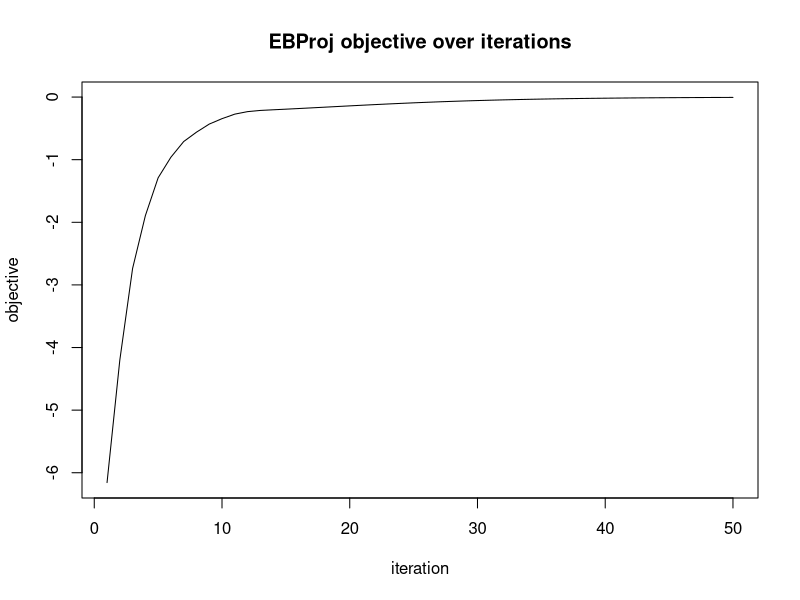
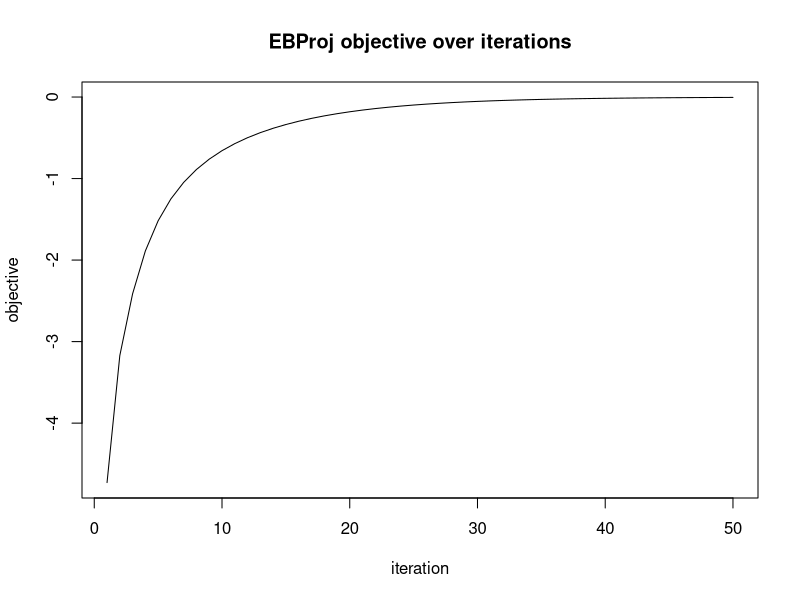
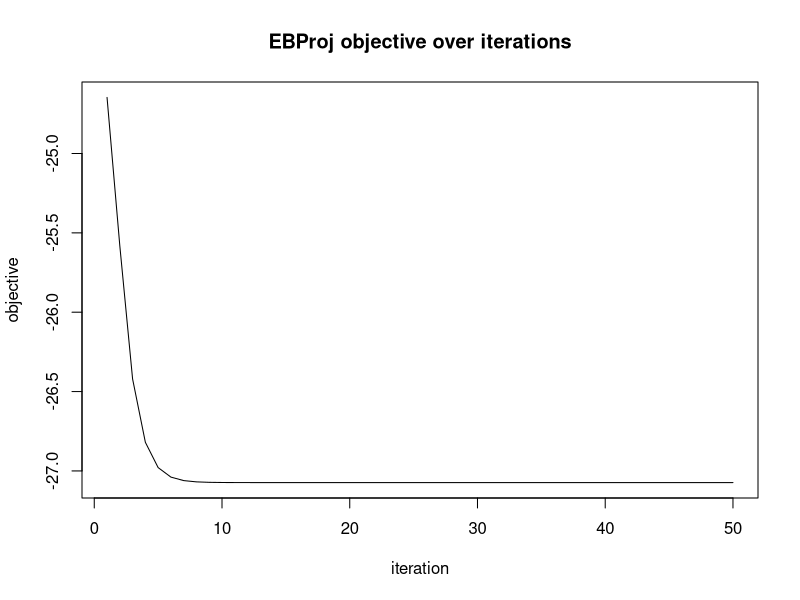
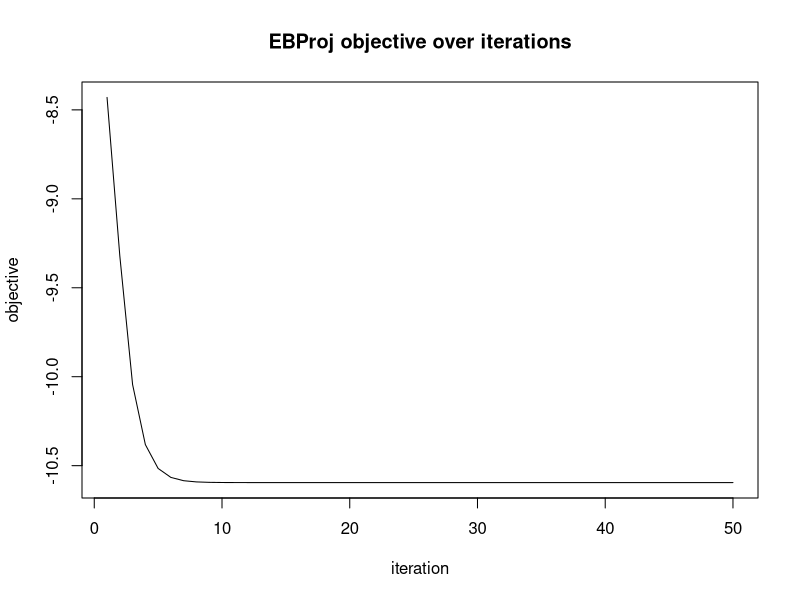
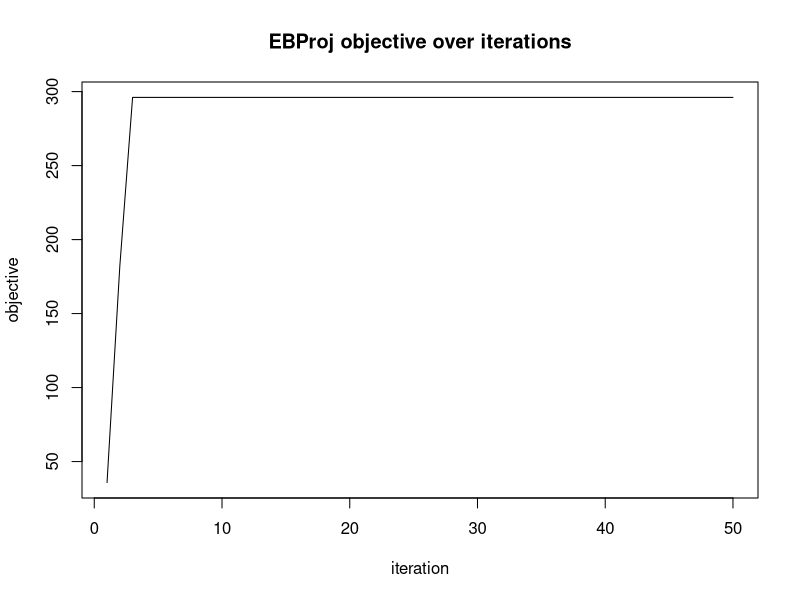
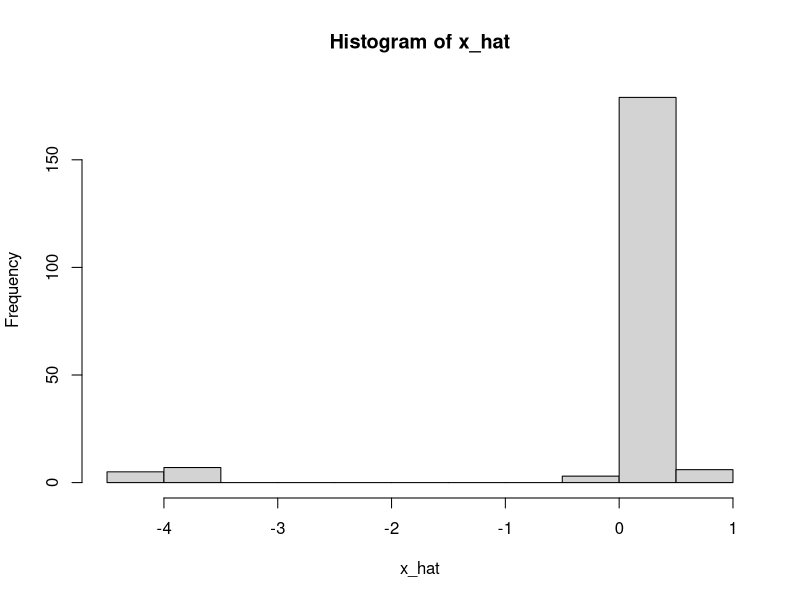
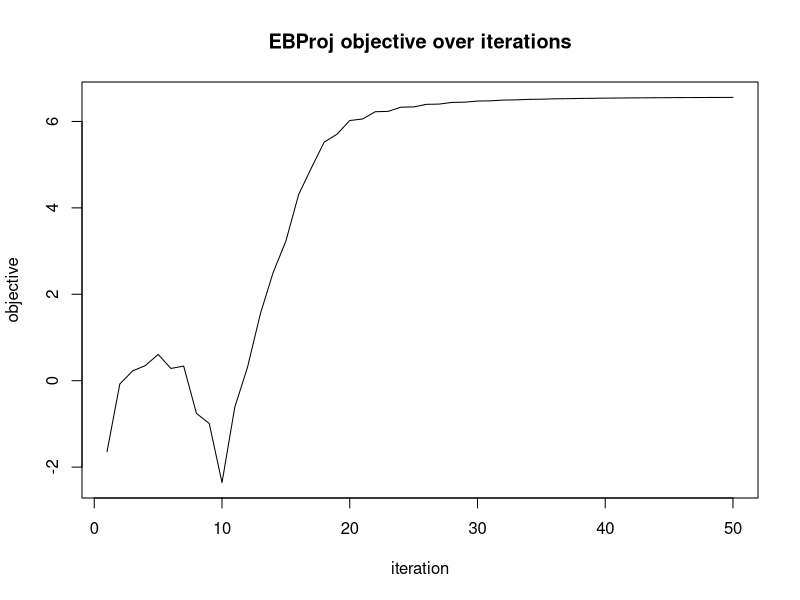
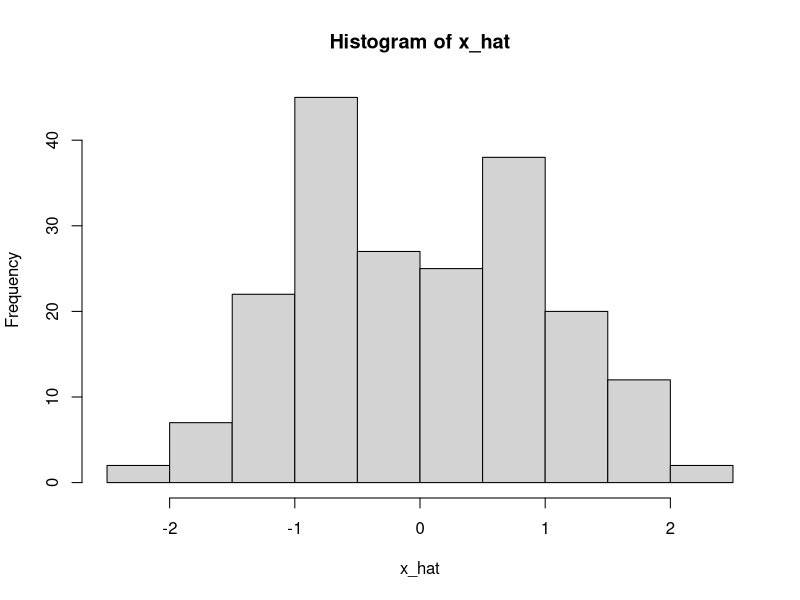

Generate these figures, in order, with R:
## ---- chunk 1
# log Z(x, g, sigma2) for binary prior g = (1-p) delta_{y0} + p delta_{y1}
log_Z_binary = function(x, y_0, y_1, p, sigma2) {
  lp0 = log(1 - p) + (2*x*y_0 - y_0^2) / (2*sigma2)
  lp1 = log(p)     + (2*x*y_1 - y_1^2) / (2*sigma2)
  m   = pmax(lp0, lp1)
  log(exp(lp0 - m) + exp(lp1 - m)) + m
}

# posterior probability of y_1
post_prob1 = function(x, y_0, y_1, p, sigma2) {
  lp0 = log(1 - p) + (2*x*y_0 - y_0^2) / (2*sigma2)
  lp1 = log(p)     + (2*x*y_1 - y_1^2) / (2*sigma2)
  m   = pmax(lp0, lp1)
  e0  = exp(lp0 - m);  e1 = exp(lp1 - m)
  e1 / (e0 + e1)
}

# posterior mean M(x; sigma2, g)
post_mean_binary = function(x, y_0, y_1, p, sigma2) {
  pi1 = post_prob1(x, y_0, y_1, p, sigma2)
  (1 - pi1)*y_0 + pi1*y_1
}

# dM/dx = pi1*(1-pi1)*(y1-y0)^2 / sigma2
post_mean_deriv_binary = function(x, y_0, y_1, p, sigma2) {
  pi1 = post_prob1(x, y_0, y_1, p, sigma2)
  pi1 * (1 - pi1) * (y_1 - y_0)^2 / sigma2
}
## ---- chunk 2
ebproj_init = function(U, b=0, c = 1, tau=NULL, sigma2=NULL, w=NULL) {
  n   = nrow(U)
  k   = ncol(U)
  nu  = n - k - 2*b
  if (!is.null(tau) && !is.null(sigma2))
    stop("specify at most one of tau and sigma2")
  if (is.null(tau) && is.null(sigma2)) tau = 1
  if (is.null(sigma2)) sigma2 = n / (nu * tau)
  if (is.null(tau))    tau    = n / (nu * sigma2)
  d   = rep(n, k)   # S = UDU' = nUU' = nP
  
  if(is.null(w)){
    w   = rnorm(k)
    w   = w / sqrt(sum(d * w^2))   # normalise to w'Dw = 1
  }
  
  fit = list(
    U         = U,
    d         = d,
    b         = b,
    n         = n,
    k         = k,
    nu        = nu,
    sigma2    = sigma2,
    w         = w,
    c         = c,     # scale factor; effective atoms are c*y_0, c*y_1
    y_0       = -1,
    y_1       = 1,
    p         = 0.5,
    objective = NULL,
    tau       = tau
  )
  return(fit)
}
## ---- chunk 3
#initializes by first running fastICA (with c=sigma^2) to get w, and then
ebproj_init_fastica = function(U, b=0){
#  fit = ebproj_init(U, b)              # default tau=1, so sigma2 = n/nu
#  fit$c = fit$sigma2                   # set c = sigma2 = n/nu
  
  fit = ebproj_init(U, b, c=1, sigma2=1)              # default tau=1, so sigma2 = n/nu
  fit$c = fit$sigma2                   # set c = sigma2 = n/nu
  fit = ebproj_fit(fit, g_update = "none", fix_tau = TRUE)
  x = ebproj_calc_x(fit)
  
  fit = ebproj_init(U,b,w=fit$w,c=mean(x*tanh(x)), sigma2=mean(x*tanh(x)))
#  fit$c      = mean(x * tanh(x))
#  fit$sigma2 = fit$c                   # so that sigma2 = c
#  fit$tau    = fit$n / (fit$nu * fit$sigma2)
  return(fit)
}

ebproj_calc_x = function(fit){
  as.vector(fit$U %*% (fit$d * fit$w))
}
## ---- chunk 4
ebproj_objective = function(fit) {
  ey0 = fit$c * fit$y_0;  ey1 = fit$c * fit$y_1   # effective atoms
  x   = ebproj_calc_x(fit)
  J   = sum(log_Z_binary(x, ey0, ey1, fit$p, fit$sigma2))
  obj = (fit$nu/2) * (log(fit$tau) - fit$tau + 1) + J
  return(obj)
}
## ---- chunk 5
kl_binary = function(pi1, p) {
  pi0 = 1 - pi1
  # clamp to avoid log(0)
  pi0 = pmax(pi0, 1e-300);  pi1 = pmax(pi1, 1e-300)
  sum(pi0 * log(pi0 / (1 - p)) + pi1 * log(pi1 / p))
}

ebproj_primal_objective = function(fit) {
  ey0 = fit$c * fit$y_0;  ey1 = fit$c * fit$y_1
  x    = ebproj_calc_x(fit)
  pi1  = post_prob1(x, ey0, ey1, fit$p, fit$sigma2)
  vbar = post_mean_binary(x, ey0, ey1, fit$p, fit$sigma2)

  Uv   = as.vector(t(fit$U) %*% vbar)
  Uq   = sum((1 - pi1) * ey0^2 + pi1 * ey1^2)   # E_q[v'v] second moment
  # rho_hat = vbar' P vbar / U_q, with P = S/n and S = UDU'
  rho  = sum(fit$d * Uv^2) / (fit$n * Uq)

  kl   = kl_binary(pi1, fit$p)
  obj  = (fit$nu/2) * (log(fit$tau) - fit$tau * (1 - rho) + 1) - kl
  return(obj)
}
## ---- chunk 6
ebproj_update_w = function(fit, hessian = "ica", eps = 1e-6) {
  ey0 = fit$c * fit$y_0;  ey1 = fit$c * fit$y_1
  x        = ebproj_calc_x(fit)          # UDw, length n
  Mx       = post_mean_binary(x, ey0, ey1, fit$p, fit$sigma2)
  Mpx      = post_mean_deriv_binary(x, ey0, ey1, fit$p, fit$sigma2)

  w_target = as.vector(t(fit$U) %*% Mx)                    # U^T M(x), length k

  # diagonal of S: S_ii = sum_j U_ij^2 d_j
  S_diag = as.vector((fit$U^2) %*% fit$d)                  # length n

  H_diag = switch(hessian,
    diag  = { c_j = as.vector(t(fit$U^2) %*% Mpx); c_j * fit$d },
    trace = { c_t = sum(Mpx * S_diag) / sum(fit$d); c_t * fit$d },
    iso   = { c_i = sum(Mpx * S_diag) / fit$k; rep(c_i, fit$k) },
    ica   = { c_c = sum(Mpx); rep(c_c, fit$k) },
    none  = rep(0, fit$k),
    stop("hessian must be one of: 'diag', 'trace', 'iso', 'ica', 'none'")
  )

  # Lagrange multiplier; ensure lambda > max(H_diag) for positive definiteness
  lambda = max(sum(fit$d * fit$w * w_target), max(H_diag) + eps)

  w_new  = (w_target - H_diag * fit$w) / (lambda - H_diag)
  # normalise to w'Dw = 1
  scale  = sqrt(sum(fit$d * w_new^2))
  fit$w  = w_new / scale
  return(fit)
}

# Full EM update for binary prior: update (p, y_0, y_1), then rescale so that
# Var(g0) = 1, absorbing the scale into c.
ebproj_update_g = function(fit) {
  ey0 = fit$c * fit$y_0;  ey1 = fit$c * fit$y_1
  x   = ebproj_calc_x(fit)
  pi1 = post_prob1(x, ey0, ey1, fit$p, fit$sigma2)
  pi0 = 1 - pi1

  fit$p  = mean(pi1)
  y0_new = sum(pi0 * x) / sum(pi0)
  y1_new = sum(pi1 * x) / sum(pi1)

  # rescale so Var(g0) = 1; c carries the scale
  var_g  = (1 - fit$p) * y0_new^2 + fit$p * y1_new^2 -
           ((1 - fit$p) * y0_new + fit$p * y1_new)^2
  fit$c   = sqrt(var_g)
  fit$y_0 = y0_new / fit$c
  fit$y_1 = y1_new / fit$c
  return(fit)
}

# Scale-only update: fix the base prior g_0 = (p, y_0, y_1) and optimise c by
# maximising J(w, c*g_0) over c > 0 via 1-D exact optimisation.
ebproj_update_c = function(fit) {
  x = ebproj_calc_x(fit)
  obj_c = function(log_c) {
    cc = exp(log_c)
    sum(log_Z_binary(x, cc * fit$y_0, cc * fit$y_1, fit$p, fit$sigma2))
  }
  res   = optimize(obj_c, c(-5, 5), maximum = TRUE)
  fit$c = exp(res$maximum)
  return(fit)
}

# Constrained g_0 update: fix c, optimise p with y0, y1 determined by
# mean-0, unit-variance constraint: y1 = sqrt((1-p)/p), y0 = -sqrt(p/(1-p)).
ebproj_update_g0 = function(fit) {
  x = ebproj_calc_x(fit)
  obj_p = function(logit_p) {
    pp  = 1 / (1 + exp(-logit_p))
    y1  =  sqrt((1 - pp) / pp)
    y0  = -sqrt(pp / (1 - pp))
    sum(log_Z_binary(x, fit$c * y0, fit$c * y1, pp, fit$sigma2))
  }
  res      = optimize(obj_p, c(-5, 5), maximum = TRUE)
  pp       = 1 / (1 + exp(-res$maximum))
  fit$p    = pp
  fit$y_1  =  sqrt((1 - pp) / pp)
  fit$y_0  = -sqrt(pp / (1 - pp))
  return(fit)
}

# update tau using rho = vbar' P vbar / U_q, tau = 1/(1-rho); refresh sigma2
ebproj_update_tau = function(fit) {
  ey0  = fit$c * fit$y_0;  ey1 = fit$c * fit$y_1
  x    = ebproj_calc_x(fit)
  pi1  = post_prob1(x, ey0, ey1, fit$p, fit$sigma2)
  vbar = post_mean_binary(x, ey0, ey1, fit$p, fit$sigma2)

  # P = S/n = U D U'/n, so vbar' P vbar = (1/n) (U'vbar)' D (U'vbar)
  Uv         = as.vector(t(fit$U) %*% vbar)
  Uq         = sum((1 - pi1) * ey0^2 + pi1 * ey1^2)   # E_q[v'v] second moment
  rho        = sum(fit$d * Uv^2) / (fit$n * Uq)
  fit$tau    = 1 / (1 - rho)
  fit$sigma2 = fit$n / (fit$nu * fit$tau)
  return(fit)
}
## ---- chunk 7
# Updates tau, g, w in that order.
# g_update: "g"    = full EM update of (p, y_0, y_1), reset c = 1
#           "c"    = update scale c only, fix g_0
#           "g0"   = update p under mean-0, unit-var constraint, fix c
#           "none" = freeze g entirely
ebproj_fit = function(fit, hessian = "ica",
                      fix_w = FALSE, g_update = "g", fix_tau = FALSE,
                      max_iter = 200, tol = 1e-6, verbose = FALSE) {
  if (!fix_tau && fix_w)
    warning("updating tau without updating w: the objective may not increase")
  fit$objective = ebproj_objective(fit)

  for (iter in seq_len(max_iter)) {
    if (!fix_tau) fit = ebproj_update_tau(fit)

    fit = switch(g_update,
      g    = ebproj_update_g(fit),
      c    = ebproj_update_c(fit),
      g0   = ebproj_update_g0(fit),
      none = fit,
      stop("g_update must be one of: 'g', 'c', 'g0', 'none'")
    )

    if (!fix_w) fit = ebproj_update_w(fit, hessian = hessian)
    
    obj_new = ebproj_objective(fit)

    if (verbose)
      cat(sprintf("iter %3d  obj = %.6f  tau = %.2f  p = %.3f  c = %.4f y0 = %.2f  y1 = %.2f\n",
                  iter, obj_new, fit$tau, fit$p, fit$c, fit$y_0, fit$y_1))

    if (!is.null(fit$objective) && abs(obj_new - fit$objective) < tol) {
      fit$objective = obj_new
      break
    }
    fit$objective = obj_new
  }
  fit$iter = iter
  if(iter==max_iter){
    warning("Warning: iterations reached max_iter iterations")
  }
  return(fit)
}
## ---- chunk 8
set.seed(1)
n = 200; p_dim = 1000; k = 10

# true source: binary with p = 0.5
p_true = 0.5
s_raw  = as.numeric(runif(n) < p_true)
s_true = (s_raw - p_true) / sqrt(p_true * (1 - p_true))   # zero-mean, unit-var

# mix into high-dimensional data
a = rnorm(p_dim)
a = a / sqrt(sum(a^2))
X = outer(a, s_true) + matrix(rnorm(p_dim * n, 0, 0.1), p_dim, n)
## ---- chunk 9
Xcenter = X - rowMeans(X)
sv = svd(Xcenter, nu = 0, nv = k)
U  = sv$v              # n x k
## ---- chunk 10
fit = ebproj_init_fastica(U,b=k/2)
fit = ebproj_fit(fit, max_iter = 200, g_update = "none", fix_tau = TRUE, verbose = TRUE)
fit = ebproj_fit(fit, max_iter = 200, g_update = "c", fix_tau = TRUE, verbose = TRUE)
# check recovery: x = UDw gives the n-vector of projections
x_hat = ebproj_calc_x(fit)
cat(sprintf("Correlation with true source: %.4f\n", abs(cor(x_hat, s_true))))
## ---- chunk 11
fit = ebproj_fit(fit, max_iter = 200, verbose = TRUE)
cat(sprintf("Converged in %d iterations\n", fit$iter))
cat(sprintf("Estimated p = %.3f (true = %.3f)\n", fit$p, p_true))
cat(sprintf("y_0 = %.3f, y_1 = %.3f\n", fit$y_0, fit$y_1))

# check recovery: x = UDw gives the n-vector of projections
x_hat = ebproj_calc_x(fit)
cat(sprintf("Correlation with true source: %.4f\n", abs(cor(x_hat, s_true))))
## ---- chunk 12
set.seed(2)
fit_verbose = ebproj_init(U, b = 1)
objs = numeric(50)
for (iter in 1:50) {
  fit_verbose = ebproj_update_tau(fit_verbose)
  fit_verbose = ebproj_update_g(fit_verbose)
  fit_verbose = ebproj_update_w(fit_verbose)
  objs[iter]  = ebproj_objective(fit_verbose)
}
plot(objs, type = "l", xlab = "iteration", ylab = "objective",
     main = "EBProj objective over iterations")
## ---- chunk 13
set.seed(2)
fit_verbose = ebproj_init(U, b = 1)
objs = numeric(50)
for (iter in 1:50) {
  fit_verbose = ebproj_update_tau(fit_verbose)
  fit_verbose = ebproj_update_g(fit_verbose)
  fit_verbose = ebproj_update_w(fit_verbose, hessian="none")
  objs[iter]  = ebproj_objective(fit_verbose)
}
plot(objs, type = "l", xlab = "iteration", ylab = "objective",
     main = "EBProj objective over iterations")
## ---- chunk 14
set.seed(2)
fit_verbose = ebproj_init(U, b = 1)
objs = numeric(50)
objs_primal = numeric(50)
for (iter in 1:50) {
  fit_verbose = ebproj_update_tau(fit_verbose)
  objs[iter]  = ebproj_objective(fit_verbose)
  objs_primal[iter] = ebproj_primal_objective(fit_verbose)
}
plot(objs, type = "l", xlab = "iteration", ylab = "objective",
     main = "EBProj objective over iterations")
plot(objs_primal, type = "l", xlab = "iteration", ylab = "objective",
     main = "EBProj objective over iterations")
## ---- chunk 15
# plot objective over iterations to check convergence
set.seed(2)
fit_verbose = ebproj_init_fastica(U, b = 1)
objs = numeric(50)
for (iter in 1:50) {
  fit_verbose = ebproj_update_tau(fit_verbose)
  fit_verbose = ebproj_update_g(fit_verbose)
  fit_verbose = ebproj_update_w(fit_verbose)
  objs[iter]  = ebproj_objective(fit_verbose)
}
plot(objs, type = "l", xlab = "iteration", ylab = "objective",
     main = "EBProj objective over iterations")
## ---- chunk 16
set.seed(1)
n = 200; p_dim = 1000; k = 10

# true source: binary with p = 0.1
p_true = 0.1
s_raw  = as.numeric(runif(n) < p_true)
s_true = (s_raw - p_true) / sqrt(p_true * (1 - p_true))   # zero-mean, unit-var

# mix into high-dimensional data
a = rnorm(p_dim)
a = a / sqrt(sum(a^2))
X = outer(a, s_true) + matrix(rnorm(p_dim * n, 0, 0.1), p_dim, n)
## ---- chunk 17
Xcenter = X - rowMeans(X)
sv = svd(Xcenter, nu = 0, nv = k)
U  = sv$v              # n x k
## ---- chunk 18
fit = ebproj_init_fastica(U, b = k/2)
fit = ebproj_fit(fit, max_iter = 200, g_update = "none", fix_tau = TRUE, verbose = TRUE)
fit = ebproj_fit(fit, max_iter = 200, g_update = "c", fix_tau = TRUE, verbose = TRUE)
# check recovery: x = UDw gives the n-vector of projections
x_hat = ebproj_calc_x(fit)
cat(sprintf("Correlation with true source: %.4f\n", abs(cor(x_hat, s_true))))
## ---- chunk 19
fit = ebproj_fit(fit, max_iter = 200, verbose = TRUE)
cat(sprintf("Converged in %d iterations\n", fit$iter))
cat(sprintf("Estimated p = %.3f (true = %.3f)\n", fit$p, p_true))
cat(sprintf("y_0 = %.3f, y_1 = %.3f\n", fit$y_0, fit$y_1))

# check recovery: x = UDw gives the n-vector of projections
x_hat = ebproj_calc_x(fit)
cat(sprintf("Correlation with true source: %.4f\n", abs(cor(x_hat, s_true))))
hist(x_hat)
## ---- chunk 20
fit$c = 1
fit = ebproj_fit(fit, max_iter = 200, verbose=TRUE, g_update="g0")
## ---- chunk 21
fit = ebproj_fit(fit, max_iter = 200, verbose=TRUE)
## ---- chunk 22
set.seed(2)
fit_verbose = ebproj_init(U, b = 1)
objs = numeric(50)
for (iter in 1:50) {
  fit_verbose = ebproj_update_tau(fit_verbose)
  fit_verbose = ebproj_update_g(fit_verbose)
  fit_verbose = ebproj_update_w(fit_verbose)
  objs[iter]  = ebproj_objective(fit_verbose)
}
plot(objs, type = "l", xlab = "iteration", ylab = "objective",
     main = "EBProj objective over iterations")
x_hat = ebproj_calc_x(fit_verbose)
cat(sprintf("Correlation with true source: %.4f\n", abs(cor(x_hat, s_true))))
hist(x_hat)
## ---- chunk 23
set.seed(1)
c_golden = 2/(1+sqrt(5))
fit = ebproj_init(U, b = k/2, c = c_golden, sigma2 = c_golden)
fit = ebproj_fit(fit, max_iter = 200, fix_tau=TRUE, verbose = TRUE)
x_hat = ebproj_calc_x(fit)
cat(sprintf("Correlation with true source: %.4f\n", abs(cor(x_hat, s_true))))
hist(x_hat)
## ---- chunk 24
fit = ebproj_fit(fit, max_iter = 200, verbose = TRUE, g_update = "g0")
x_hat = ebproj_calc_x(fit)
cat(sprintf("Correlation with true source: %.4f\n", abs(cor(x_hat, s_true))))
hist(x_hat)
## ---- chunk 25
set.seed(1)
n = 200; p_dim = 1000; k = 10

# true source: binary with p = 0.1
p_true = 0.2
s_raw  = as.numeric(runif(n) < p_true)
s_true = (s_raw - p_true) / sqrt(p_true * (1 - p_true))   # zero-mean, unit-var

# mix into high-dimensional data
a = rnorm(p_dim)
a = a / sqrt(sum(a^2))
X = outer(a, s_true) + matrix(rnorm(p_dim * n, 0, 0.1), p_dim, n)
## ---- chunk 26
Xcenter = X - rowMeans(X)
sv = svd(Xcenter, nu = 0, nv = k)
U  = sv$v              # n x k
## ---- chunk 27
set.seed(3)
fit.ica = ebproj_init_fastica(U, b = k/2)
fit.ica = ebproj_fit(fit.ica, max_iter = 200, g_update = "none", fix_tau = TRUE, verbose = TRUE)
fit.ica = ebproj_fit(fit.ica, max_iter = 200, g_update = "c", fix_tau = TRUE, verbose = TRUE)
# check recovery: x = UDw gives the n-vector of projections
x_hat = ebproj_calc_x(fit.ica)
cat(sprintf("Correlation with true source: %.4f\n", abs(cor(x_hat, s_true))))
hist(x_hat)
## ---- chunk 28
fit = ebproj_fit(fit.ica, max_iter = 200, verbose = TRUE)
cat(sprintf("Converged in %d iterations\n", fit$iter))
cat(sprintf("Estimated p = %.3f (true = %.3f)\n", fit$p, p_true))
cat(sprintf("y_0 = %.3f, y_1 = %.3f\n", fit$y_0, fit$y_1))

# check recovery: x = UDw gives the n-vector of projections
x_hat = ebproj_calc_x(fit)
cat(sprintf("Correlation with true source: %.4f\n", abs(cor(x_hat, s_true))))
hist(x_hat)
## ---- chunk 29
fit = ebproj_fit(fit.ica, max_iter = 200, g_update="g0",verbose = TRUE)
cat(sprintf("Converged in %d iterations\n", fit$iter))
cat(sprintf("Estimated p = %.3f (true = %.3f)\n", fit$p, p_true))
cat(sprintf("y_0 = %.3f, y_1 = %.3f\n", fit$y_0, fit$y_1))

# check recovery: x = UDw gives the n-vector of projections
x_hat = ebproj_calc_x(fit)
cat(sprintf("Correlation with true source: %.4f\n", abs(cor(x_hat, s_true))))
hist(x_hat)
## ---- chunk 30
set.seed(2)
fit.ica = ebproj_init_fastica(U, b = k/2)
fit.ica = ebproj_fit(fit.ica, max_iter = 200, g_update = "none", fix_tau = TRUE, verbose = TRUE)
fit.ica = ebproj_fit(fit.ica, max_iter = 200, g_update = "c", fix_tau = TRUE, verbose = TRUE)
# check recovery: x = UDw gives the n-vector of projections
x_hat = ebproj_calc_x(fit.ica)
cat(sprintf("Correlation with true source: %.4f\n", abs(cor(x_hat, s_true))))
hist(x_hat)
## ---- chunk 31
fit.g = ebproj_fit(fit.ica, verbose = TRUE)
fit.g0 = ebproj_fit(fit.ica, g_update = "g0", verbose=TRUE)

# check recovery: x = UDw gives the n-vector of projections
x_hat = ebproj_calc_x(fit.g)
cat(sprintf("Correlation with true source: %.4f\n", abs(cor(x_hat, s_true))))
hist(x_hat)

# check recovery: x = UDw gives the n-vector of projections
x_hat = ebproj_calc_x(fit.g0)
cat(sprintf("Correlation with true source: %.4f\n", abs(cor(x_hat, s_true))))
hist(x_hat)
## ---- chunk 32
set.seed(1)
c_golden = 2/(1+sqrt(5))
fit = ebproj_init(U, b = 1, c = c_golden, sigma2 = c_golden)
fit = ebproj_fit(fit, max_iter = 200, fix_tau=TRUE, verbose = TRUE)
x_hat = ebproj_calc_x(fit)
cat(sprintf("Correlation with true source: %.4f\n", abs(cor(x_hat, s_true))))
## ---- chunk 33
set.seed(2)
c_golden = 2/(1+sqrt(5))
fit = ebproj_init(U, b = 1, c = c_golden, sigma2 = c_golden)
fit = ebproj_fit(fit, max_iter = 200, fix_tau=TRUE, verbose = TRUE)
x_hat = ebproj_calc_x(fit)
cat(sprintf("Correlation with true source: %.4f\n", abs(cor(x_hat, s_true))))
hist(x_hat)
## ---- chunk 34
set.seed(5)
fit = ebproj_init(U, b = 1, c = c_golden, sigma2 = c_golden)
fit = ebproj_fit(fit, max_iter = 200, fix_tau=TRUE, g_update="g0", verbose = TRUE)
x_hat = ebproj_calc_x(fit)
cat(sprintf("Correlation with true source: %.4f\n", abs(cor(x_hat, s_true))))
hist(x_hat)
